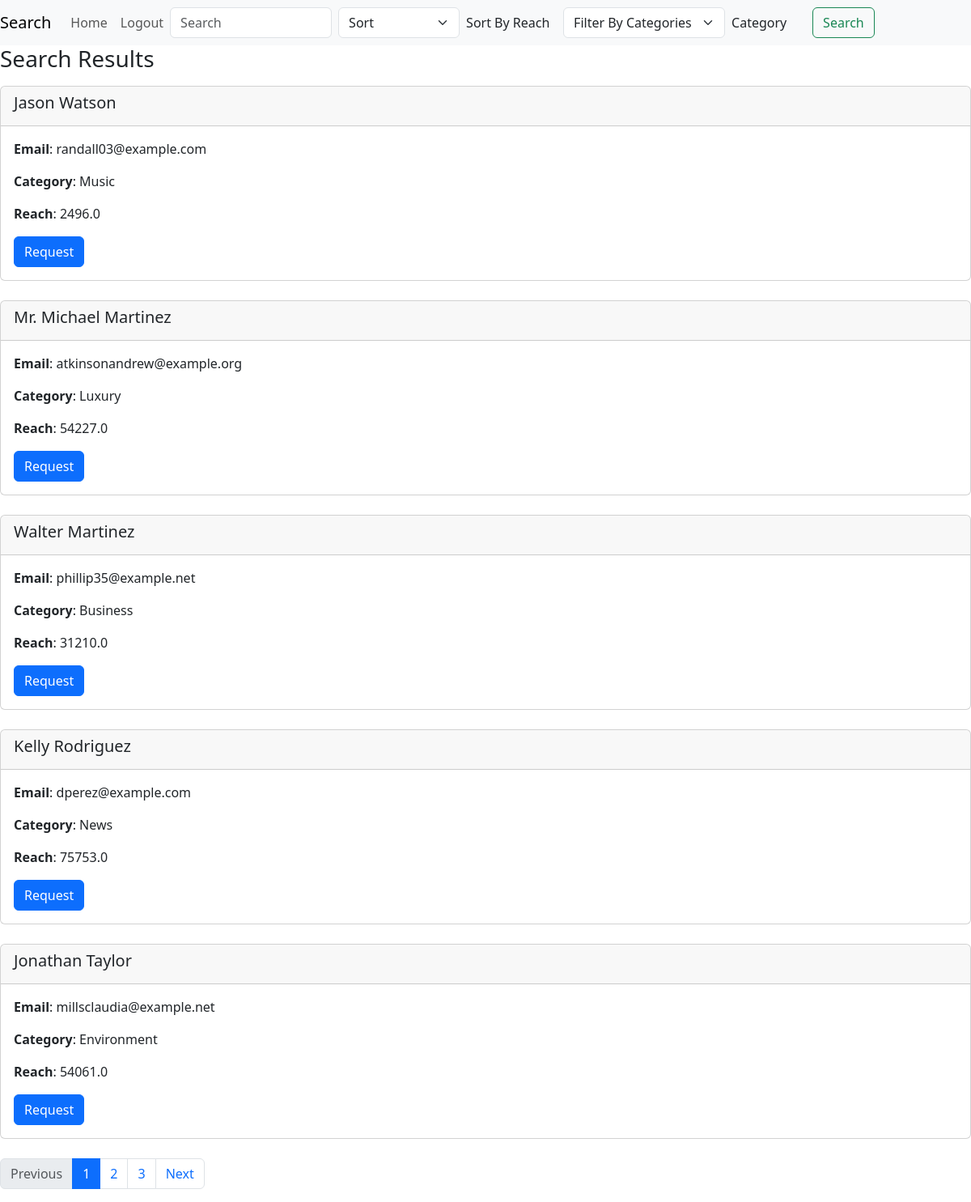
Page /search (signed in) on the committed database.
### components/models.py (models this page shows)
class User(db.Model, UserMixin):
    __tablename__ = "user"
    id = db.Column(db.Integer, primary_key=True, unique = True, nullable=False)
    role = db.Column(db.String, nullable=False)
    name = db.Column(db.String, nullable=False)
    email = db.Column(db.String, nullable=False, unique = True)
    password = db.Column(db.String, nullable=False)
    industry = db.Column(db.String)
    category = db.Column(db.String)
    reach = db.Column(db.Float)
    created_on = db.Column(db.Date, nullable=False)
    campaigns = db.relationship('Campaign', back_populates = 'sponsor')
    ad_requests = db.relationship('Ad_request', back_populates = 'influencer')

### app.py (the view, shortened to what this page needs)
@app.route('/search', methods=['GET', 'POST'])
@login_required
def search():
    user = current_user
    form_id = request.form.get('form_id')
    campaign = []
    page = request.args.get('page', 1, type=int)
    error = request.args.get('error', '')
    name = request.args.get('name', '')
    sort = request.args.get('sort', None)
    if sort == "None": sort = None
    category = request.args.get('category', None)
    if category == "None": category = None
    if request.method == 'GET' and user.role == 'Influencer':
        campaigns = search_campaign(name, sort, category, page)
        filter_dic = {"name": name, "sort": sort, "category": category}
        return render_template('search.html', type=user.role, results=campaigns, campaign=campaign, id=user.id, filter_dic=filter_dic, error=error)
    elif request.method == 'GET' and user.role == 'Sponsor':
        influencers = search_user(name, sort, category, page)
        campaign = get_sponsor_campaigns(user.id, -1)
        filter_dic = {"name": name, "sort": sort, "category": category}
        return render_template('search.html', type=user.role, results=influencers, campaign=campaign, id=None, filter_dic=filter_dic, error=error)

### app.py (called while the page is built)
@login_manager.user_loader
def load_user(user_id):
    user = User.query.get(user_id)
    return user

### components/campaign.py (called while the page is built)
def get_sponsor_campaigns(sponsor_id, page):
    if page == -1:
        campaigns = Campaign.query.filter_by(sponsor_id=sponsor_id).all()
        return campaigns
    campaigns = Campaign.query.filter_by(sponsor_id=sponsor_id).paginate(page=page, per_page=5, error_out=False)
    return campaigns

### components/user.py (called while the page is built)
def search_user(name, reach, category, page):
    users = User.query.filter_by(role="Influencer")
    if category: users = users.filter_by(category=category)
    if name: users = users.filter(User.name.like('%' + name + '%'))
    if reach == "Descending":
        users = users.order_by(User.reach.desc())
    elif reach == "Ascending":
        users = users.order_by(User.reach.asc())
    users = users.paginate(page=page, per_page=5, error_out=False)
    return users

### templates/search.html (shortened to what this page needs)
<!DOCTYPE HTML>
<html>
    <head>
        <link href="https://cdn.jsdelivr.net/npm/bootstrap@5.3.3/dist/css/bootstrap.min.css" rel="stylesheet">
    </head>
    <body style="margin-top:56px">
        <nav class="navbar navbar-expand-lg navbar-light bg-light fixed-top">
            <a class="navbar-brand" href="#">Search</a>
            <div class="collapse navbar-collapse" id="navbarSupportedContent">
              <ul class="navbar-nav mr-auto">
                {% if type == "Sponsor" %}
                    <li class="nav-item">
                        <a class="nav-link" href="{{ url_for('sponsor_dashboard') }}">Home</a>
                    </li>
                {% elif type == "Influencer" %}
                    <li class="nav-item">
                        <a class="nav-link" href="{{ url_for('influencer_dashboard') }}">Home</a>
                    </li>
                {% endif %}
                <li class="nav-item">
                    <a class="nav-link" href="{{ url_for('logout') }}">Logout</a>
                </li>
              </ul>
              <form class="d-flex mr-auto" method="POST">
                <input class="form-control me-2" type="search" name="search" value="{{ filter_dic.name }}" placeholder="Search" aria-label="Search" style="width:200px">
                <select class="form-select me-2" name="sort" id="sort" aria-label="Sort" style="width:150px">
                    <option value="{{ None }}"disabled selected>Sort</option>
                </select>
                <label for="Search_Type" style="width:120px; align-content: center;">Sort By Reach</label>
                <select id="category" name="category" class="form-select me-2" style="width:200px">
                    <option value="{{ None }}" disabled selected>Filter By Categories</option>
                </select>
                <label for="category" style="width:100px; align-content: center;">Category</label>
                <button class="btn btn-outline-success" type="submit">Search</button>
              </form>
            </div>
        </nav>
        <div class="Main Section">
            <h3>Search Results</h3>
            {% if type == "Sponsor" %}
            {% for influencer in results.items %}
                <div class="card">
                    <div class="card-header">
                        <h5>{{ influencer.name }}</h5>
                    </div>
                    <div class="card-body">
                        <p class="card-text"><b>Email</b>: {{ influencer.email }}</p>
                        <p class="card-text"><b>Category</b>: {{ influencer.category }}</p>
                        <p class="card-text"><b>Reach</b>: {{ influencer.reach }}</p>
                        <button type="button" class="btn btn-primary" data-bs-toggle="modal" data-bs-target="#requestAd{{ influencer.id }}">
                            Request
                        </button>
                    </div>
                </div>
                <br>
            {% endfor %}
            {% endif %}
            <nav aria-label="Search Page Nav">
                <ul class="pagination">
                    {% if results.has_prev %}
                    <li class="page-item">
                        <a class="page-link" href="/search?page={{ results.prev_num }}&name={{ filter_dic.name }}&sort={{ filter_dic.sort }}&category={{ filter_dic.category }}">Previous</a>
                    </li>
                    {% else %}
                    <li class="page-item disabled"><span class="page-link">Previous</span></li>
                    {% endif %}
                    {% for page_num in results.iter_pages() %}
                    {% if page_num %}
                    {% if page_num != results.page %}
                    <li class="page-item"><a class="page-link" href="/search?page={{ page_num }}&name={{ filter_dic.name }}&sort={{ filter_dic.sort }}&category={{ filter_dic.category }}">{{ page_num }}</a></li>
                    {% else %}
                    <li class="page-item active" aria-current="page">
                        <span class="page-link">{{ page_num }}</span>
                    </li>
                    {% endif %}
                    {% else %}
                    <li class="page-item disabled"><span class="page-link">...</span></li>
                    {% endif %}
                    {% endfor %}
                    {% if results.has_next %}
                    <li class="page-item">
                        <a class="page-link" href="/search?page={{ results.next_num }}&name={{ filter_dic.name }}&sort={{ filter_dic.sort }}&category={{ filter_dic.category }}">Next</a>
                    </li>
                    {% else %}
                    <li class="page-item disabled"><span class="page-link">Next</span></li>
                    {% endif %}
                </ul>
            </nav>
        </div>
    </body>
</html>

### rows in the picture
User: name "Jason Watson", email "randall03@example.com", category "Music", reach "2496.0"
User: name "Mr. Michael Martinez", email "atkinsonandrew@example.org", category "Luxury", reach "54227.0"
User: name "Walter Martinez", email "phillip35@example.net", category "Business", reach "31210.0"
User: name "Kelly Rodriguez", email "dperez@example.com", category "News", reach "75753.0"
User: name "Jonathan Taylor", email "millsclaudia@example.net", category "Environment", reach "54061.0"

### other values in the picture
{{ page_num }} "1"
{{ page_num }} "2" "3"
